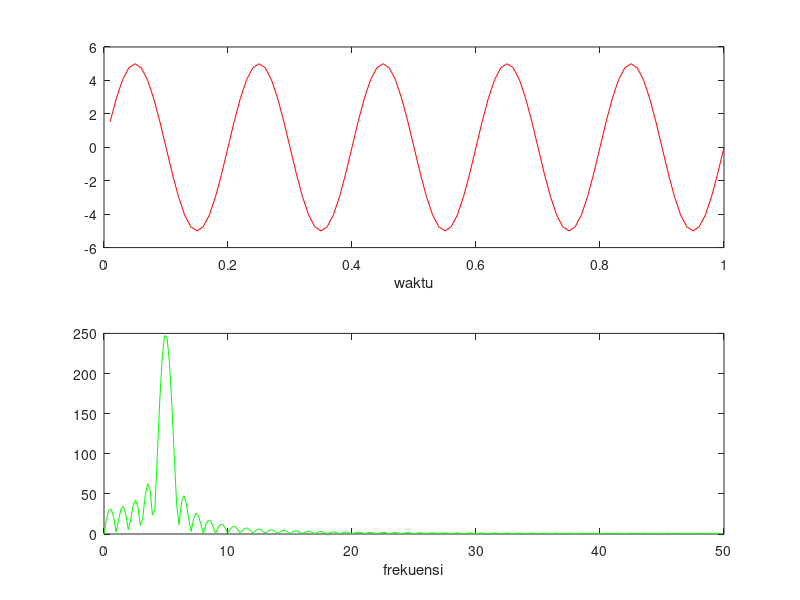

Write the MATLAB code that produced this figure.
Fs=100;
t=(1:100)/Fs;
f=5;
s=5*sin(2*pi*f*t);
subplot(211); plot(t,s, '-r')
xlabel('waktu')
S=fft(s,512);
w=(0:255)/256*(Fs/2);
subplot(212); plot(w,abs(S(1:256)), '-g')
xlabel('frekuensi')
